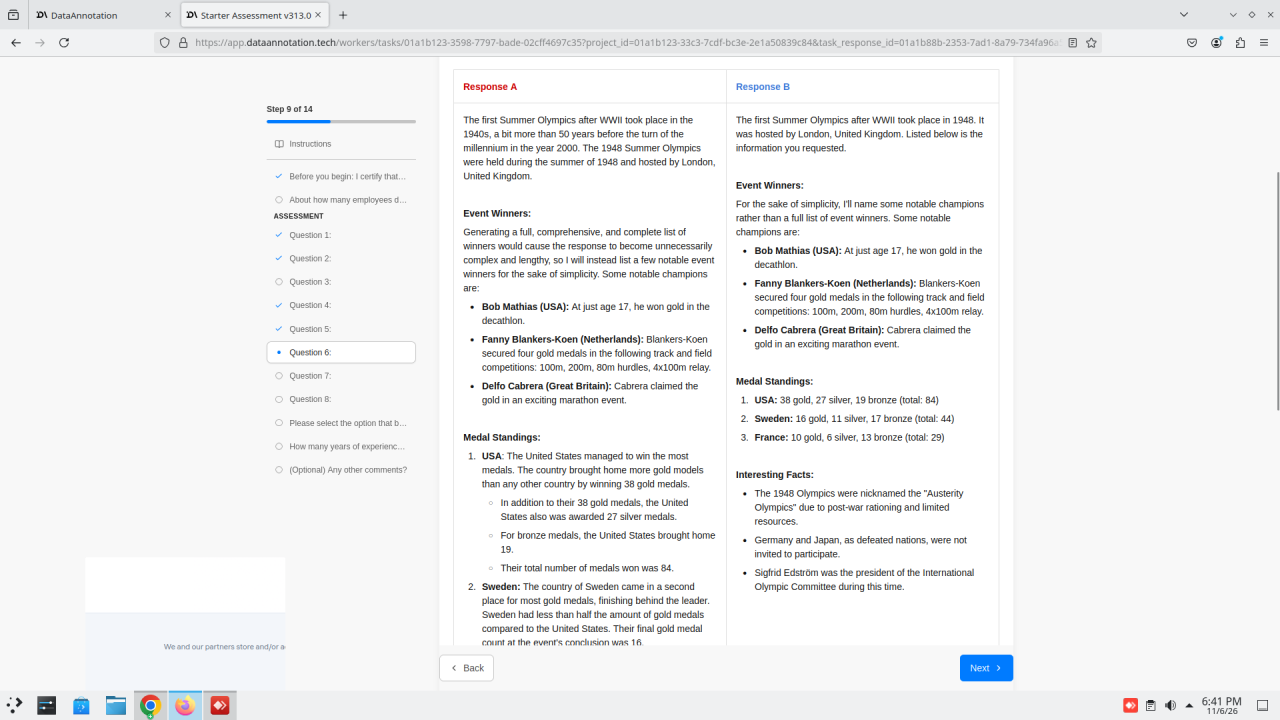
#> input picture skills/take-dataannotation-assessment/problems/assets/generalist/q6.png, 1280 x 720 px, found by its file name
$ python _crop_q6.py
#> lines starting #> are read from the running program, lines starting #| are printed output that depends on the picture
from PIL import Image

base = r"d:\5.AI\DA assessments\agent-drive\skills\take-dataannotation-assessment\problems\assets\generalist"

for name in ["q6.png", "q6_pd.png", "q6_top.png"]:
    im = Image.open(f"{base}\\{name}")
#> im is the input picture: PIL image 1280x720 RGB; mean R, G, B 241.7, 242.1, 242.6
    w, h = im.size
#> w = 1280; h = 720
    print(name, w, h)
#| q6.png 1280 720
    # content card roughly right of sidebar
    if w >= 1800:
        # full screen
        prompt = im.crop((700, 160, 1850, 280))
        left = im.crop((700, 250, 1250, 900))
        right = im.crop((1250, 250, 1850, 900))
    else:
        # already content-ish
        prompt = im.crop((0, 0, w, min(200, h)))
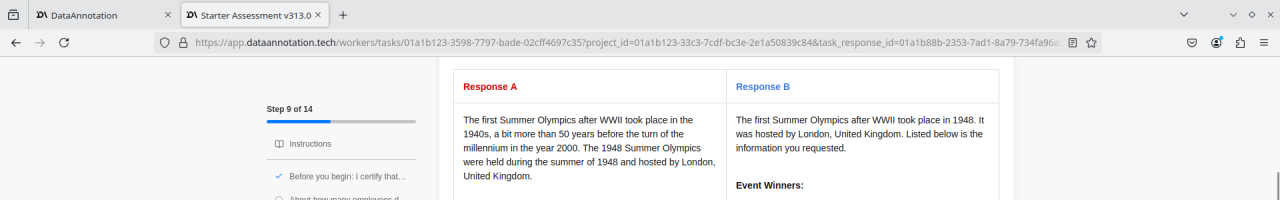
#> prompt: PIL image 1280x200 RGB; mean R, G, B 240, 240.5, 241.1
        left = im.crop((0, 80, w // 2, h))
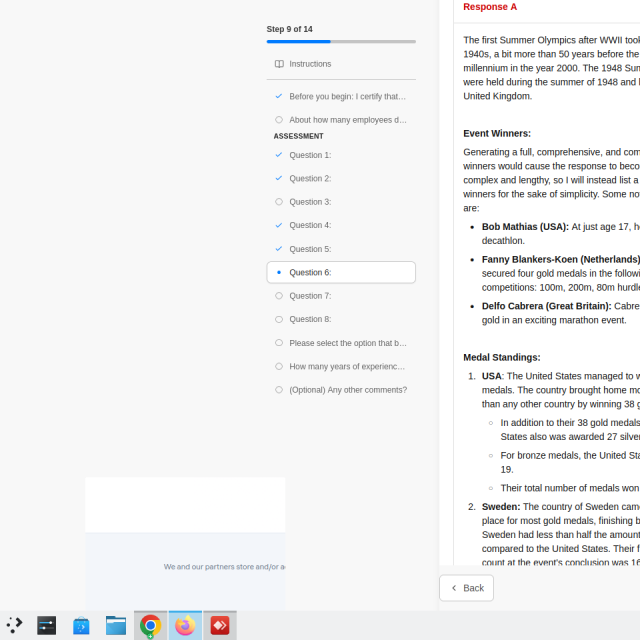
#> left: PIL image 640x640 RGB; mean R, G, B 242.5, 242.7, 243
        right = im.crop((w // 2, 80, w, h))
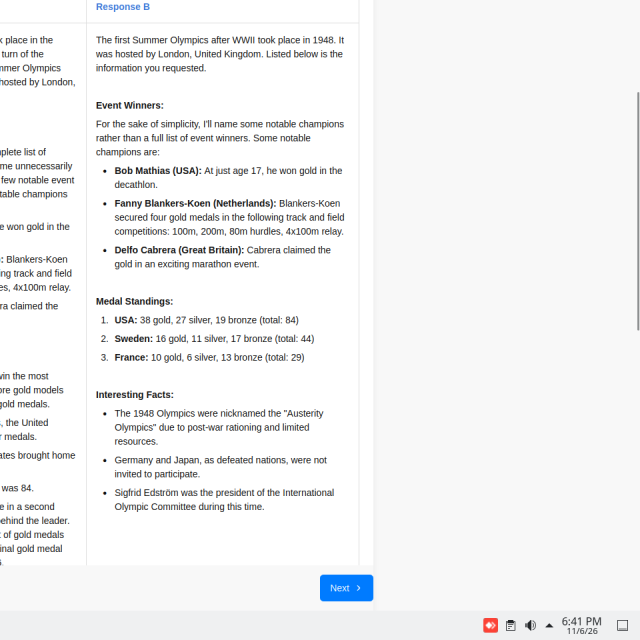
#> right: PIL image 640x640 RGB; mean R, G, B 243.1, 243.5, 244
    stem = name.replace(".png", "")
    prompt.save(f"{base}\\_{stem}_prompt.png")
    left.save(f"{base}\\_{stem}_A.png")
    right.save(f"{base}\\_{stem}_B.png")
    print(" wrote", stem)
#> pass 2 of the loop `for name in ["q6.png", "q6_pd.png", "q6_top.png"]:`:
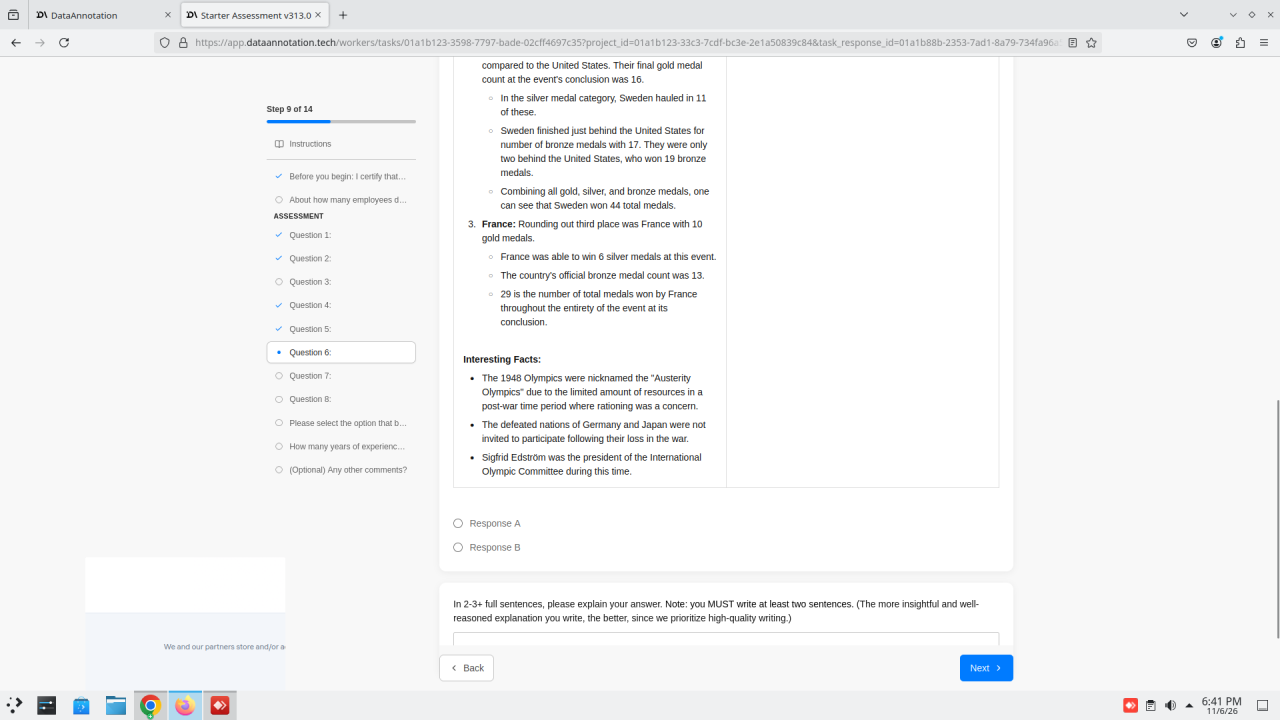
#> input picture skills/take-dataannotation-assessment/problems/assets/generalist/q6_pd.png, 1280 x 720 px, found by its file name
#> im is the input picture: PIL image 1280x720 RGB; mean R, G, B 244.4, 244.8, 245.3
#| q6_pd.png 1280 720
#> `prompt = im.crop((0, 0, w, min(200, h)))`:
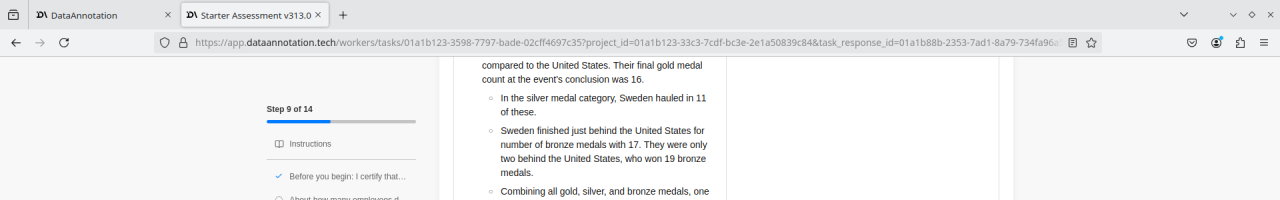
#> prompt: PIL image 1280x200 RGB; mean R, G, B 240.7, 241.2, 241.7
#> `right = im.crop((w // 2, 80, w, h))`:
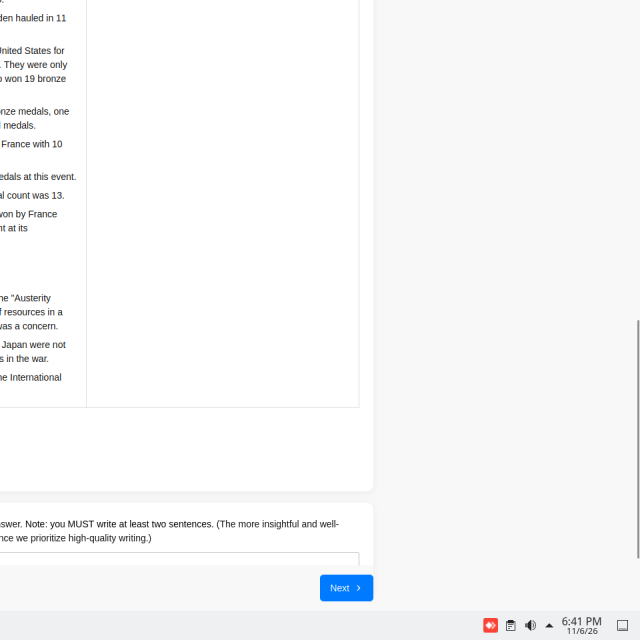
#> right: PIL image 640x640 RGB; mean R, G, B 248.2, 248.6, 249.1
